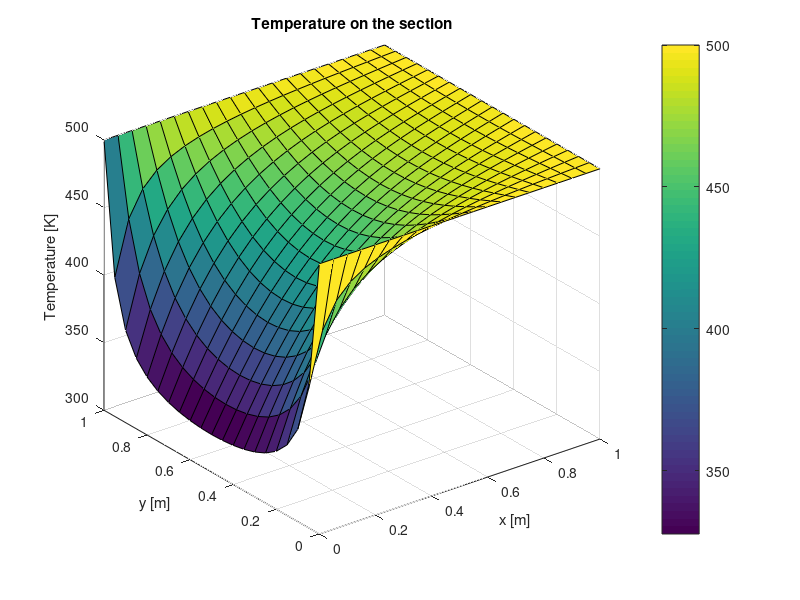

Reproduce this figure in MATLAB. (Note: this script raises an error after producing the figure.)
% An industrial furnace is supported by a brick column with a cross-section of 1 m × 1 m.
% During steady-state operation, the furnace setup ensures that three faces of the column are maintained at 500 K,
% while the remaining face is exposed to an air stream at 300 K, with a heat transfer coefficient of h = 10 W/m²K.
% Determine the temperature map across the column's cross-section and the heat power dissipated into the air per unit length of the column.
% Density = 1920 kg/m^3; Thermal conductivity = 0.72 W/m/K; Specific heat = 835 J/kg/K

% Laib 10, exercise 1
% Simone Canevarolo
% 31/12/2024
% S269893

clear all
close all
clc

ll = 1; % m
Tlato = 500; % K
Tair = 300; % K
hh = 10; % W/m^2/K

rovol = 1920; % Kg/m^3
cond = 0.72; % W/m/K
cp = 835; % J/kg/K

dx = 5e-2; % m
dy = dx;

xx = (0:dx:ll)';
yy = xx;

Nx = length(xx);
Ny = Nx;
Ntot = Nx*Ny;

[xmat,ymat] = meshgrid(xx,yy);

AA = sparse([],[],[], Ntot, Ntot, 5*Ntot);

bb = zeros(Ntot,1);

for ii = 2:Nx-1
    for jj = 2:Ny-1

        kk = Nx*(jj-1)+ii;
        AA(kk,kk-Nx) = 1/dy^2;
        AA(kk,kk-1) = 1/dx^2;
        AA(kk,kk) = -2*(1/dx^2+1/dy^2);
        AA(kk,kk+1) = 1/dx^2;
        AA(kk,kk+Nx) = 1/dy^2;

    end
end


% West, mantained temperature (Dirichlet condition)
kk = 1:Nx;
AA(kk,:) = 0;
AA(kk,kk) = eye(length(kk));
bb(kk) = Tlato;

% South, mantained temperature (Dirichlet condition)
kk = Nx:Nx:Ntot;
AA(kk,:) = 0;
AA(kk,kk) = eye(length(kk));
bb(kk) = Tlato;

% East, mantained temperature (Dirichlet condition)
kk = Nx*(Ny-1)+1:Ntot;
AA(kk,:) = 0;
AA(kk,kk) = eye(length(kk));
bb(kk) = Tlato;

% North, air convection (Robin condition)
ii = 1;
for jj = 2:Ny-1

    kk = Nx*(jj-1)+ii;
    AA(kk,kk-Nx) = cond/2/dy^2;
    AA(kk,kk) = -(cond*(1/dx^2+1/dy^2)+hh/dx);
    AA(kk,kk+1) = cond/dx^2;
    AA(kk,kk+Nx) = cond/2/dy^2;
    bb(kk) = -Tair*hh/dx;

end


TT = AA\bb;
TTT = reshape(TT,Nx,Ny);

figure(1)
surf(xmat',ymat',TTT)
colorbar
xlabel('x [m]')
ylabel('y [m]')
zlabel('Temperature [K]')
title('Temperature on the section')



deltax = [dx/2, dx*ones(1,Nx-2), dx/2];
deltat = (TTT(:,Ny-1)-TTT(:,Ny));
qexchange = kk*deltat/dy;
qtot = sum(qexchange.*deltax,"all");

fprintf("Heat exchange is %.5f W/m^2", qtot)
